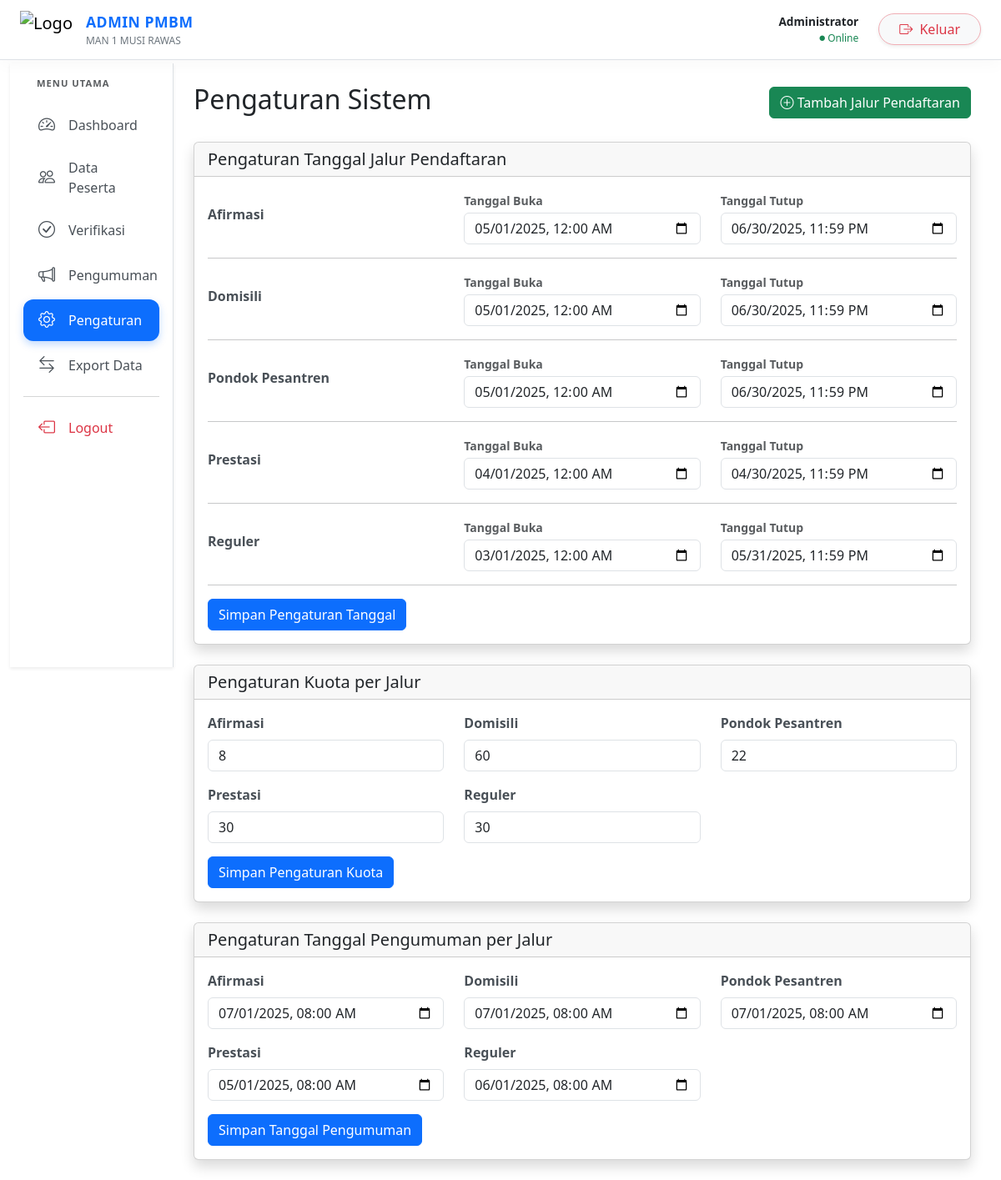
Page /admin/pengaturan.php (signed in) on the earlier database version.
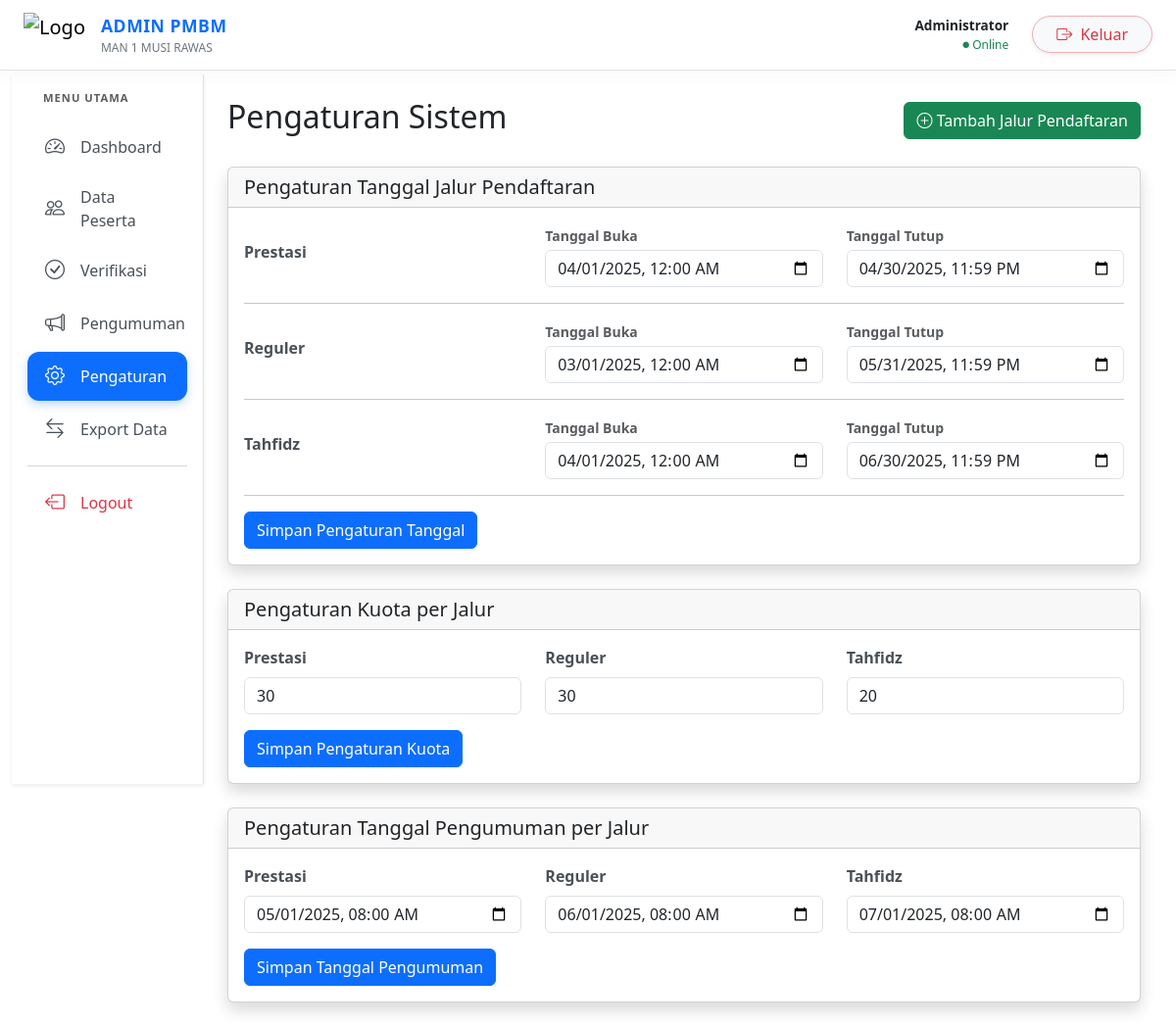
Same page on the later database version.
### tables this page shows
CREATE TABLE jalur_pendaftaran (
    id INT PRIMARY KEY AUTO_INCREMENT,
    nama_jalur VARCHAR(50) UNIQUE,
    kuota INT,
    tanggal_buka DATETIME,
    tanggal_tutup DATETIME,
    tanggal_pengumuman DATETIME,
    created_at TIMESTAMP DEFAULT CURRENT_TIMESTAMP
);

### admin/pengaturan.php (the view, shortened to what the changed rows need)
<?php
require_once __DIR__.'/../config/db.php';
$stmt = $pdo->query("SELECT * FROM jalur_pendaftaran ORDER BY nama_jalur");
$jalur_list = $stmt->fetchAll();
?>
<!DOCTYPE html>
<html lang="id">
<head>
    <link href="https://cdn.jsdelivr.net/npm/bootstrap@5.3.0/dist/css/bootstrap.min.css" rel="stylesheet">
    <link rel="stylesheet" href="https://cdn.jsdelivr.net/npm/bootstrap-icons@1.11.1/font/bootstrap-icons.css">
    <link rel="stylesheet" href="../assets/css/style.css">
</head>
<body>
    <div class="container-fluid">
        <div class="row g-0">
            <div class="col-md-2 sidebar-container">
                <?php include 'partials/admin_sidebar.php'; ?>
            </div>
            <div class="col-md-10 pt-4 px-4">
                <div class="d-flex justify-content-between align-items-center mb-4">
                    <h2>Pengaturan Sistem</h2>
                </div>
                <?php if(empty($jalur_list)): ?>
                    <div class="alert alert-warning">
                        Belum ada jalur pendaftaran. Silakan klik tombol "Tambah Jalur Pendaftaran" di atas untuk memulai.
                    </div>
                <?php else: ?>
                    <div class="card shadow mb-4">
                        <div class="card-body">
                            <form action="process/update_periode.php" method="POST">
                                <?php foreach($jalur_list as $jalur): ?>
                                <div class="row mb-3 align-items-center">
                                    <div class="col-md-4">
                                        <label class="form-label fw-bold"><?= htmlspecialchars($jalur['nama_jalur']) ?></label>
                                    </div>
                                    <div class="col-md-4">
                                        <label class="form-label text-muted small mb-1">Tanggal Buka</label>
                                        <input type="datetime-local" class="form-control"
                                               name="tanggal_buka[<?= $jalur['id'] ?>]"
                                               value="<?= $jalur['tanggal_buka'] ? date('Y-m-d\TH:i', strtotime($jalur['tanggal_buka'])) : '' ?>">
                                    </div>
                                    <div class="col-md-4">
                                        <label class="form-label text-muted small mb-1">Tanggal Tutup</label>
                                        <input type="datetime-local" class="form-control"
                                               name="tanggal_tutup[<?= $jalur['id'] ?>]"
                                               value="<?= $jalur['tanggal_tutup'] ? date('Y-m-d\TH:i', strtotime($jalur['tanggal_tutup'])) : '' ?>">
                                    </div>
                                </div>
                                <hr>
                                <?php endforeach; ?>
                                <button type="submit" class="btn btn-primary">Simpan Pengaturan Tanggal</button>
                            </form>
                        </div>
                    </div>
                    <div class="card shadow mb-4">
                        <div class="card-body">
                            <form action="process/update_kuota.php" method="POST">
                                <div class="row">
                                <?php foreach($jalur_list as $jalur): ?>
                                    <div class="col-md-4 mb-3">
                                        <label class="form-label"><?= htmlspecialchars($jalur['nama_jalur']) ?></label>
                                        <input type="number" class="form-control"
                                               name="kuota[<?= $jalur['id'] ?>]"
                                               value="<?= htmlspecialchars($jalur['kuota'] ?? '') ?>"
                                               min="0">
                                    </div>
                                <?php endforeach; ?>
                                </div>
                            </form>
                        </div>
                    </div>
                    <div class="card shadow mb-4">
                        <div class="card-body">
                            <form action="process/update_pengumuman.php" method="POST">
                                <div class="row">
                                <?php foreach($jalur_list as $jalur): ?>
                                    <div class="col-md-4 mb-3">
                                        <label class="form-label"><?= htmlspecialchars($jalur['nama_jalur']) ?></label>
                                        <input type="datetime-local" class="form-control"
                                               name="tanggal_pengumuman[<?= $jalur['id'] ?>]"
                                               value="<?= $jalur['tanggal_pengumuman'] ? date('Y-m-d\TH:i', strtotime($jalur['tanggal_pengumuman'])) : '' ?>">
                                    </div>
                                <?php endforeach; ?>
                                </div>
                            </form>
                        </div>
                    </div>
                <?php endif; ?>
            </div>
        </div>
    </div>
</body>
</html>

### admin/partials/admin_sidebar.php (shortened to what the changed rows need)
<?php
$current_page = basename($_SERVER['PHP_SELF']);
$menu_items = [
    'index.php' => ['icon' => 'bi-speedometer2', 'text' => 'Dashboard'],
    'peserta.php' => ['icon' => 'bi-people', 'text' => 'Data Peserta'],
    'verifikasi.php' => ['icon' => 'bi-check-circle', 'text' => 'Verifikasi'],
    'pengumuman.php' => ['icon' => 'bi-megaphone', 'text' => 'Pengumuman'],
    'pengaturan.php' => ['icon' => 'bi-gear', 'text' => 'Pengaturan'],
    'export_data.php' => ['icon' => 'bi-arrow-left-right', 'text' => 'Export Data']
];
?>
<div class="sidebar bg-white p-3 admin-sidebar border-end shadow-sm">
    <div class="d-flex flex-column gap-1">
        <?php foreach($menu_items as $url => $item):
            $isActive = $current_page === $url;
        ?>
            <a href="<?= $url ?>" class="sidebar-link <?= $isActive ? 'active' : '' ?>">
                <i class="bi <?= $item['icon'] ?> fs-5 me-3"></i>
                <span class="fw-medium"><?= $item['text'] ?></span>
            </a>
        <?php endforeach; ?>
    </div>
</div>

Differences in the rows shown:
removed jalur_pendaftaran: nama_jalur "Afirmasi", tanggal_buka "05/01/2025 00:00", tanggal_tutup "06/30/2025 23:59", kuota "8", tanggal_pengumuman "07/01/2025 08:00"
removed jalur_pendaftaran: nama_jalur "Domisili", tanggal_buka "05/01/2025 00:00", tanggal_tutup "06/30/2025 23:59", kuota "60", tanggal_pengumuman "07/01/2025 08:00"
changed jalur_pendaftaran: nama_jalur "Pondok Pesantren" → "Tahfidz"; tanggal_buka "05/01/2025 00:00" → "04/01/2025 00:00"; kuota "22" → "20"; moves down the list
